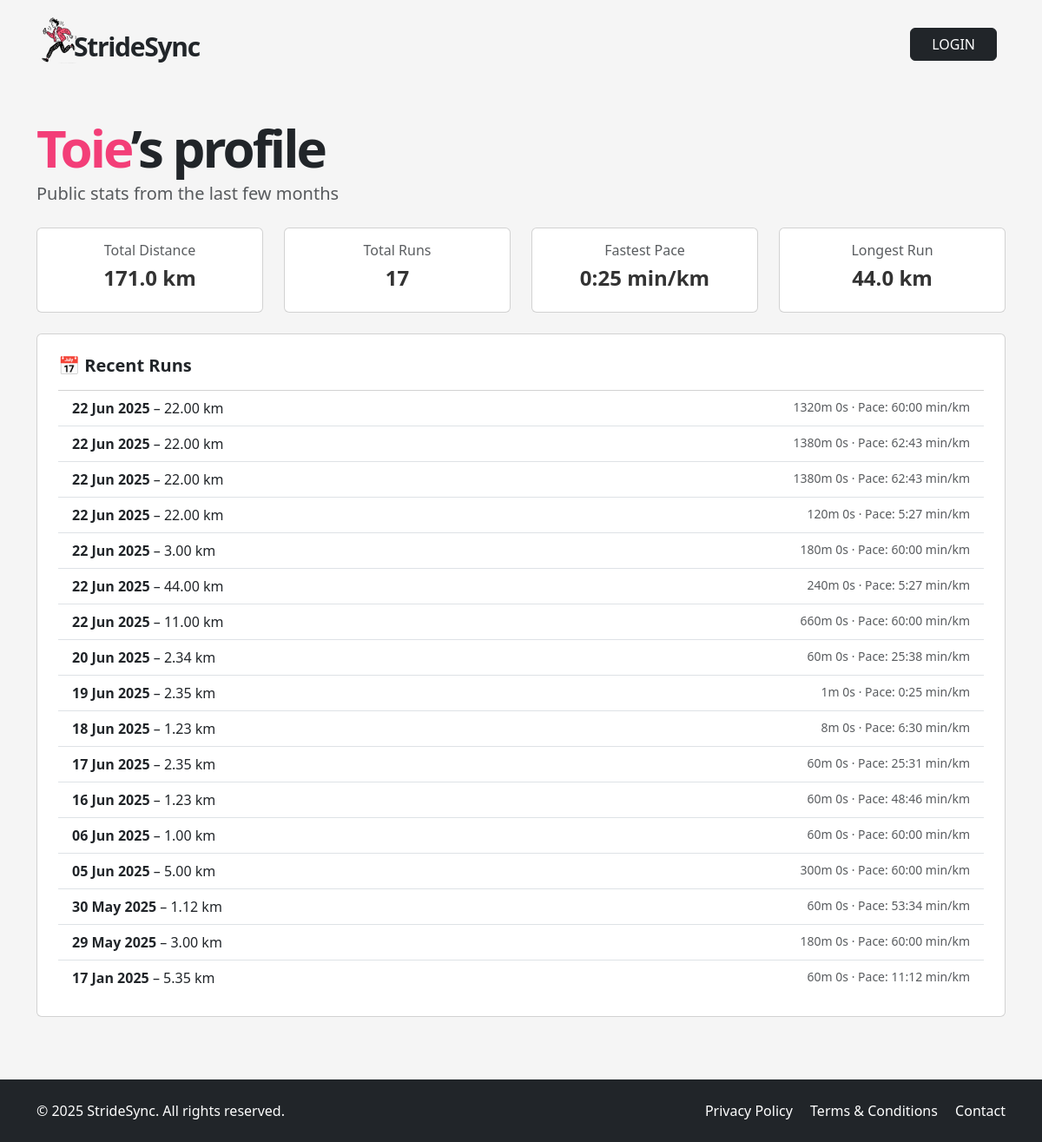
/u/toie, run on an earlier commit of the app's database.
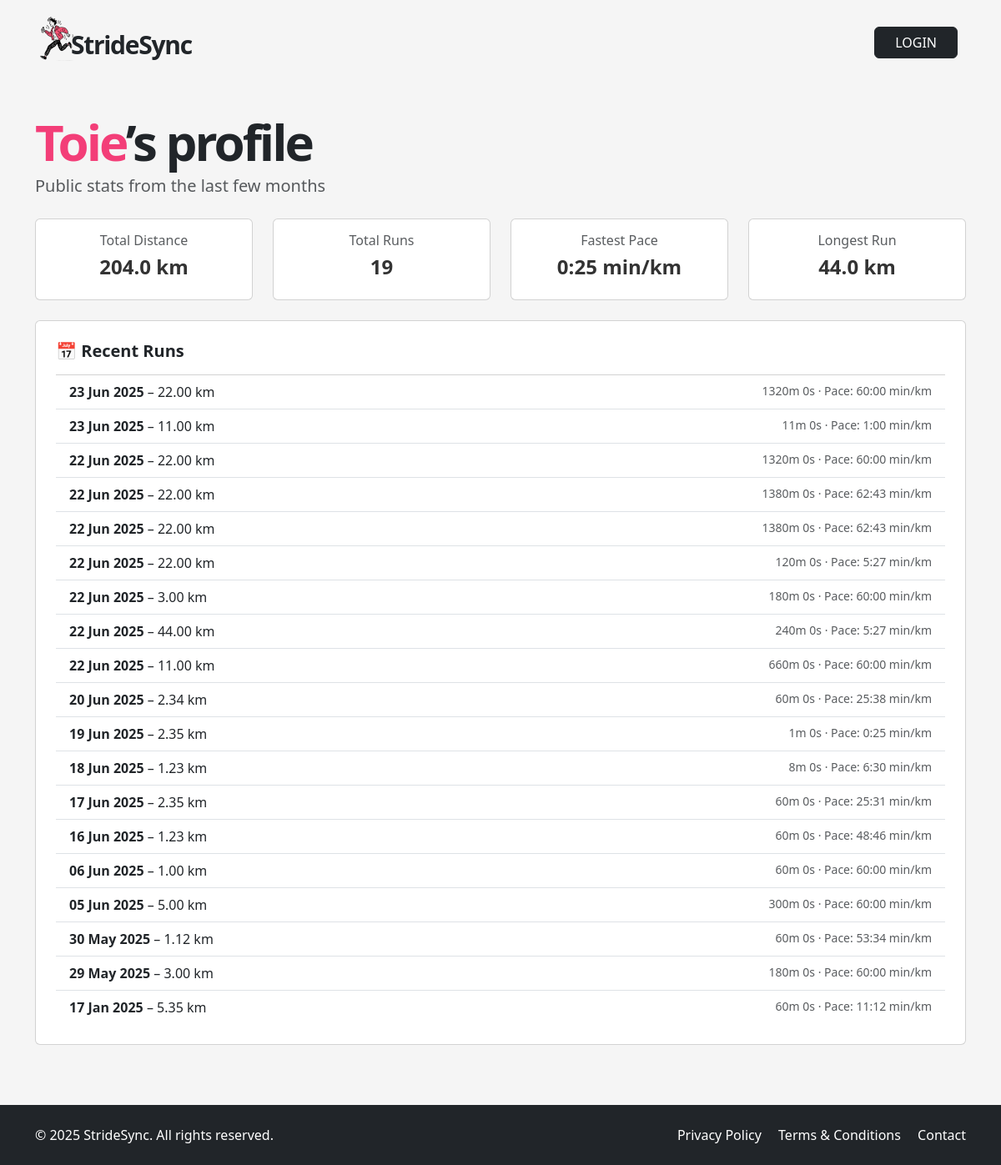
And on a later commit of the database.
### app/models.py (models this page shows, shortened)
class User(UserMixin, db.Model):
    __tablename__ = "users"
    id = sa.Column(sa.Integer, primary_key=True)
    email = sa.Column(sa.String(120), unique=True, nullable=False, index=True)
    password_hash = sa.Column(sa.String(256))
    username = sa.Column(sa.String(64), unique=True, nullable=False, index=True)
    role = sa.Column(sa.Enum(UserRole), default=UserRole.USER, nullable=False)
    is_verified = sa.Column(sa.Boolean, default=False)
    verification_token = sa.Column(sa.String(128), nullable=False, default=lambda: secrets.token_urlsafe(32))
    unit_preference = Column(String(2), default='km')  # 'km' or 'mi'
    notify_group_activity = Column(Boolean, default=True)
    is_public_profile = Column(Boolean, default=False)
    reset_token = db.Column(db.String, nullable=True)
    reset_token_expiry = db.Column(db.DateTime, nullable=True)
    runs = so.relationship("Run", back_populates="user", cascade="all, delete-orphan")
    groups = so.relationship("Group", secondary=user_groups, back_populates="members")
    admin_of_groups = so.relationship("Group", secondary=group_admins, back_populates="admins")

class Run(db.Model):
    __tablename__ = "runs"
    id = sa.Column(sa.Integer, primary_key=True)
    date = sa.Column(sa.DateTime(timezone=True), index=True)
    distance = sa.Column(Numeric(precision=8, scale=2))  # replaces sa.Integer
    time = sa.Column(sa.Integer)      # seconds (duration)
    pace = sa.Column(sa.Integer)      # seconds per km
    user_id = sa.Column(sa.Integer, sa.ForeignKey("users.id"), index=True)
    user = so.relationship("User", back_populates="runs")
    groups = so.relationship("Group", secondary=run_groups, back_populates="runs")

### app/routes.py (the view)
@app.route("/u/<username>")
def public_profile(username):
    user = db.session.execute(
        sa.select(User).where(User.username == username)
    ).scalar_one_or_none()
    if not user or not user.is_public_profile:
        abort(404)
    runs = (
        db.session.execute(
            sa.select(Run).where(Run.user_id == user.id).order_by(Run.date.desc())
        )
        .scalars()
        .all()
    )
    total_distance = sum(run.distance for run in runs)
    total_runs = len(runs)
    fastest_pace = min((run.pace for run in runs if run.pace), default=None)
    longest_run = max((run.distance for run in runs), default=0)
    return render_template(
        "public_profile.html",
        user=user,
        runs=runs,
        total_distance=total_distance,
        total_runs=total_runs,
        fastest_pace=fastest_pace,
        longest_run=longest_run,
    )

### app/templates/public_profile.html
{% extends "base.html" %}
{% block content %}
<div class="container py-5">
  <h1 class="display-4 fw-bold hero-title">
    <span>{{ user.username.capitalize() }}</span>’s profile
  </h1>
  <p class="lead text-muted mb-4">Public stats from the last few months</p>
    <div class="row mb-4">
    <div class="col-md-3">
        <div class="card p-3 text-center">
        <h6 class="text-muted">Total Distance</h6>
        <h4 class="fw-bold">{{ "%.1f"|format(total_distance) }} km</h4>
        </div>
    </div>
    <div class="col-md-3">
        <div class="card p-3 text-center">
        <h6 class="text-muted">Total Runs</h6>
        <h4 class="fw-bold">{{ total_runs }}</h4>
        </div>
    </div>
    <div class="col-md-3">
        <div class="card p-3 text-center">
        <h6 class="text-muted">Fastest Pace</h6>
        <h4 class="fw-bold">
            {% if fastest_pace %}
            {% set pace_sec = fastest_pace|int %}
            {{ pace_sec // 60 }}:{{ "%02d"|format(pace_sec % 60) }} min/km
            {% else %}–{% endif %}
        </h4>
        </div>
    </div>
    <div class="col-md-3">
        <div class="card p-3 text-center">
        <h6 class="text-muted">Longest Run</h6>
        <h4 class="fw-bold">{{ "%.1f"|format(longest_run) }} km</h4>
        </div>
    </div>
    </div>
  <div class="card p-4">
    <h5 class="fw-bold mb-3">📅 Recent Runs</h5>
    {% if runs %}
      <ul class="list-group list-group-flush">
        {% for run in runs %}
          <li class="list-group-item">
            <div class="d-flex flex-column flex-md-row justify-content-between">
                <div>
                    <strong>{{ run.date.strftime('%d %b %Y') }}</strong> – {{ run.distance }} km
                </div>
                <div class="text-muted small mt-1 mt-md-0 text-md-end">
                    {{ run.time // 60 }}m {{ run.time % 60 }}s ·
                    Pace:
                    {% set pace_sec = run.pace|int %}
                    {{ pace_sec // 60 }}:{{ "%02d"|format(pace_sec % 60) }} min/km
                </div>
            </div>
          </li>
        {% endfor %}
      </ul>
    {% else %}
      <p class="text-muted">No runs available.</p>
    {% endif %}
  </div>
</div>
{% endblock %}

### app/templates/base.html (shortened to what this page needs)
<!DOCTYPE html>
<html lang="en">
<head>
  <link href="https://cdn.jsdelivr.net/npm/bootstrap@5.3.6/dist/css/bootstrap.min.css" rel="stylesheet">
  <link href="https://cdn.jsdelivr.net/npm/bootstrap-icons@1.10.5/font/bootstrap-icons.css" rel="stylesheet">
  <link rel="stylesheet" href="{{ url_for('static', filename='style.css') }}">
</head>
<body>
  <header>
    <nav class="navbar">
      <div class="container d-flex justify-content-between align-items-center py-2">
        <a href="/index" class="text-decoration-none logo-container d-flex align-items-center">
          <img src="{{ url_for('static', filename='img/icon.png') }}" width="50px" style="margin-right: -15px !important;" alt="StrideSync logo">
          <p class="logo mb-0 ms-2">StrideSync</p>
        </a>
        <ul class="navbar-nav flex-row align-items-center mb-0 menubox">
          {% if current_user.is_anonymous %}
            <li class="nav-item">
              <a class="btn btn-dark px-4" href="{{ url_for('login') }}">LOGIN</a>
            </li>
          {% endif %}
        </ul>
      </div>
    </nav>
  </header>
  <main>
    {% block content %}{% endblock %}
  </main>
  <footer class="bg-dark text-white py-4">
    <div class="container d-flex flex-column flex-md-row justify-content-between align-items-center">
      <div class="mb-2 mb-md-0">
        &copy; 2025 StrideSync. All rights reserved.
      </div>
      <div>
        <a href="/privacy" class="text-white text-decoration-none me-3">Privacy Policy</a>
        <a href="/terms" class="text-white text-decoration-none me-3">Terms & Conditions</a>
        <a href="/contact" class="text-white text-decoration-none">Contact</a>
      </div>
    </div>
  </footer>
</body>
</html>

### app/static/style.css (style rules this page uses)
html, body { height: 100%; margin: 0; display: flex; flex-direction: column; scroll-behavior: smooth; }
body { background-color: #f5f5f5; }
main { flex: 1; }
h4 { font-weight: 700; color: #333; }
a { color: #f33e78; }
.logo { font-size: 30px; font-weight: 700; letter-spacing: -1.3px; margin-top: 15px; }
.logo-container { color: unset; }
.hero-title { font-weight: 900 !important; font-size: 60px; letter-spacing: -3px; line-height: 60px; }
.hero-title span { color: #f33e78; }
.menubox { margin-top: 10px; margin-right: 10px; }
footer { background-color: #333; }

What changed in the data, as far as the page shows it:
added Run: date "23 Jun 2025", distance "22.00", time "1320", run.time%60 "0", pace "60", pace_sec%60 "00"
added Run: date "23 Jun 2025", distance "11.00", time "11", run.time%60 "0", user "1", pace_sec "00"
Also different on the page:
{{ "%.1f"|format(total_distance) }}: "171.0" → "204.0"
{{ total_runs }}: "17" → "19"
